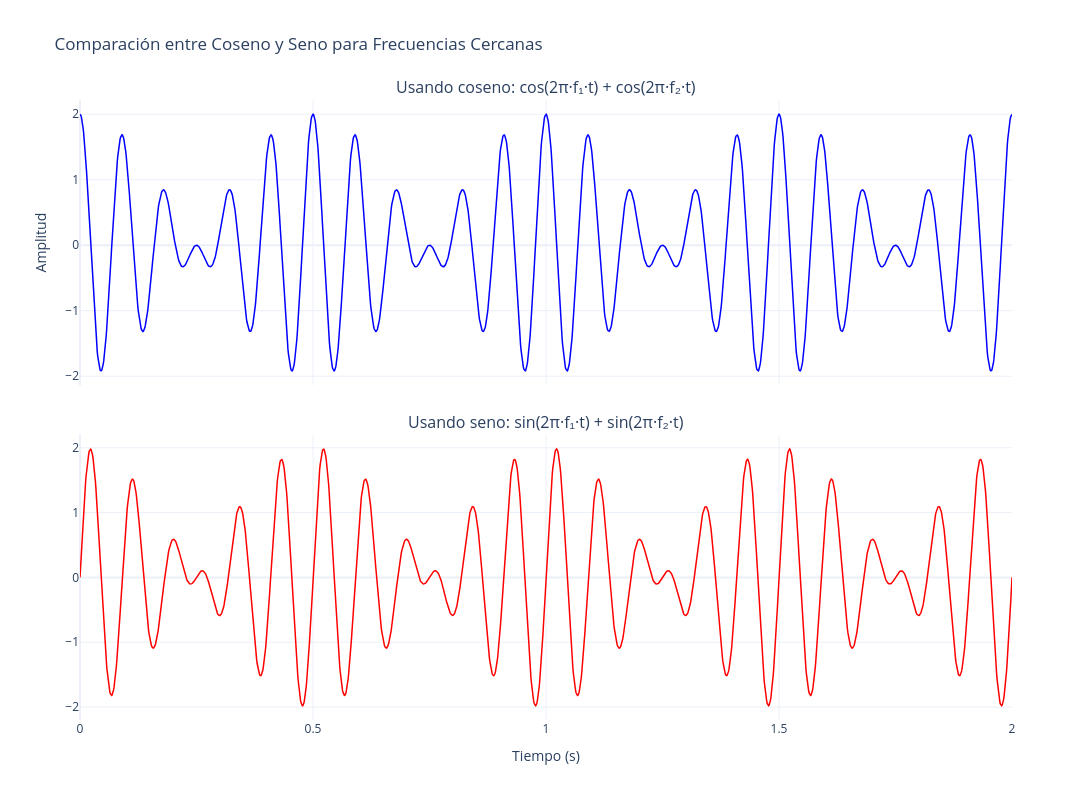

The notebook cell this image was saved under:
### Code cell
# Ejemplo 6: Comparación entre cos y sin
# Mostrar la diferencia entre usar coseno y seno

t, señal_cos = generar_senal_frecuencia_cercana(
    f1=10.0,
    f2=12.0,
    amplitud1=1.0,
    amplitud2=1.0,
    duracion=2.0,
    frecuencia_muestreo=1000.0,
    funcion="cos"
)

t, señal_sin = generar_senal_frecuencia_cercana(
    f1=10.0,
    f2=12.0,
    amplitud1=1.0,
    amplitud2=1.0,
    duracion=2.0,
    frecuencia_muestreo=1000.0,
    funcion="sin"
)

fig = make_subplots(
    rows=2,
    cols=1,
    subplot_titles=[
        "Usando coseno: cos(2π·f₁·t) + cos(2π·f₂·t)",
        "Usando seno: sin(2π·f₁·t) + sin(2π·f₂·t)",
    ],
    vertical_spacing=0.08,
    shared_xaxes=True,
)

# Señal con coseno
fig.add_trace(
    go.Scatter(
        x=t,
        y=señal_cos,
        mode="lines",
        name="Coseno",
        line=dict(color="blue", width=1.5),
        showlegend=False,
    ),
    row=1,
    col=1,
)

# Señal con seno
fig.add_trace(
    go.Scatter(
        x=t,
        y=señal_sin,
        mode="lines",
        name="Seno",
        line=dict(color="red", width=1.5),
        showlegend=False,
    ),
    row=2,
    col=1,
)

fig.update_xaxes(title_text="Tiempo (s)", row=2, col=1)
fig.update_yaxes(title_text="Amplitud", row=1, col=1)

fig.update_layout(
    title_text="Comparación entre Coseno y Seno para Frecuencias Cercanas",
    height=800,
    width=1200,
    template="plotly_white",
    hovermode="x unified",
)

fig.show()

### Figure 1 — Plotly figure (JSON) as saved in the notebook; plotly's stock layout.template omitted (floating-point values rounded to 4 significant figures; data arrays with more than 128 entries replaced by an {"elided": "..."} marker saying what was removed)
{"data": [{"line": {"color": "blue", "width": 1.5}, "mode": "lines", "name": "Coseno", "showlegend": false, "type": "scatter", "x": {"elided": "2000 float values"}, "xaxis": "x", "y": {"elided": "2000 float values"}, "yaxis": "y"}, {"line": {"color": "red", "width": 1.5}, "mode": "lines", "name": "Seno", "showlegend": false, "type": "scatter", "x": {"elided": "2000 float values"}, "xaxis": "x2", "y": {"elided": "2000 float values"}, "yaxis": "y2"}], "layout": {"annotations": [{"font": {"size": 16}, "showarrow": false, "text": "Usando coseno: cos(2π·f₁·t) + cos(2π·f₂·t)", "x": 0.5, "xanchor": "center", "xref": "paper", "y": 1, "yanchor": "bottom", "yref": "paper"}, {"font": {"size": 16}, "showarrow": false, "text": "Usando seno: sin(2π·f₁·t) + sin(2π·f₂·t)", "x": 0.5, "xanchor": "center", "xref": "paper", "y": 0.46, "yanchor": "bottom", "yref": "paper"}], "height": 800, "hovermode": "x unified", "title": {"text": "Comparación entre Coseno y Seno para Frecuencias Cercanas"}, "width": 1200, "xaxis": {"anchor": "y", "domain": [0, 1], "matches": "x2", "showticklabels": false}, "xaxis2": {"anchor": "y2", "domain": [0, 1], "title": {"text": "Tiempo (s)"}}, "yaxis": {"anchor": "x", "domain": [0.54, 1], "title": {"text": "Amplitud"}}, "yaxis2": {"anchor": "x2", "domain": [0, 0.46]}}}
